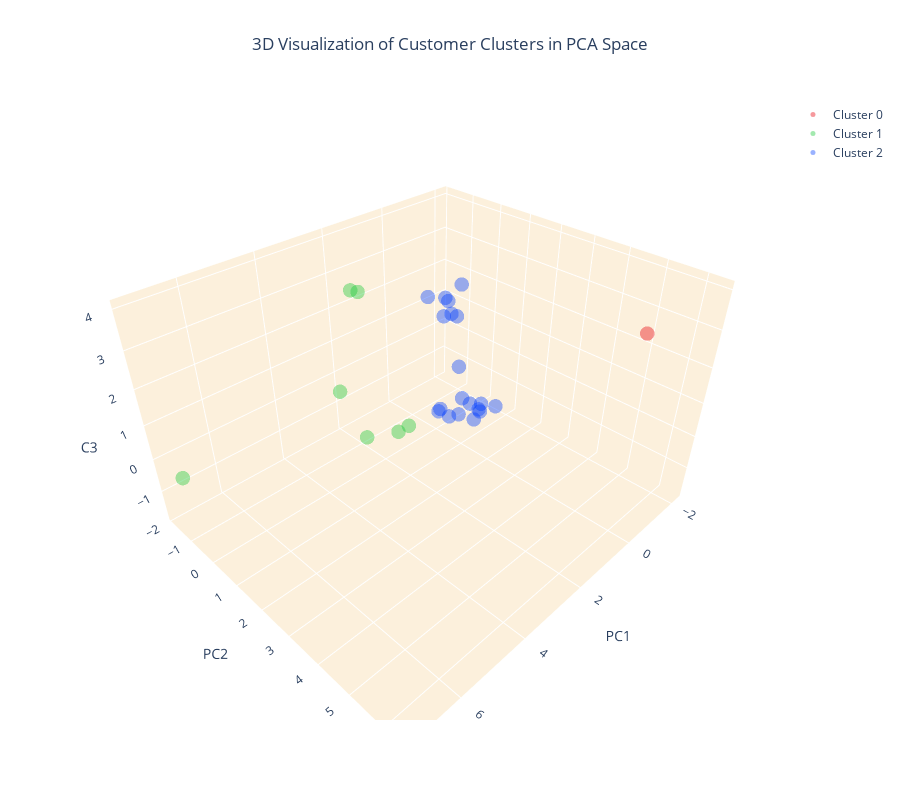

The code cell stored with this chart in its notebook:
### Markdown cell above
Set the title and layout details

### Code cell
fig.update_layout(
    title=dict(text='3D Visualization of Customer Clusters in PCA Space', x=0.5),
    scene=dict(
        xaxis=dict(backgroundcolor="#fcf0dc", gridcolor='white', title='PC1'),
        yaxis=dict(backgroundcolor="#fcf0dc", gridcolor='white', title='PC2'),
        zaxis=dict(backgroundcolor="#fcf0dc", gridcolor='white', title='PC3'),
    ),
    width=900,
    height=800
)

### Figure 1 — Plotly figure (JSON) as saved in the notebook; plotly's stock layout.template omitted (floating-point values rounded to 4 significant figures)
{"data": [{"marker": {"color": "#e8000b", "opacity": 0.4, "size": 5}, "mode": "markers", "name": "Cluster 0", "x": [0.6131], "y": [6.346], "z": [4.025], "type": "scatter3d"}, {"marker": {"color": "#1ac938", "opacity": 0.4, "size": 5}, "mode": "markers", "name": "Cluster 1", "x": [2.584, 1.782, 1.445, 2.412, 7.222, 1.525, 2.112], "y": [-1.083, 0.3092, -1.798, -0.2683, -1.321, -1.395, 1.082], "z": [0.06904, -0.9597, 2.415, -1.119, -0.3069, 2.536, -0.1818], "type": "scatter3d"}, {"marker": {"color": "#023eff", "opacity": 0.4, "size": 5}, "mode": "markers", "name": "Cluster 2", "x": [-0.6094, -1.851, -1.714, -2.13, -2.065, -0.4779, -1.72, -0.8511, 0.181, -1.884, 0.4473, -0.9754, -0.9387, -0.991, -0.2768, -1.006, -1.617, -1.266, 0.0488], "y": [0.4415, -1.347, -1.336, -1.24, -1.022, 1.245, -1.399, 0.5345, 0.3335, -1.239, 0.521, -0.05116, 0.6323, -1.341, 0.6226, 0.8272, 0.8731, 0.518, 0.5546], "z": [-0.9495, 1.075, 1.233, 0.5017, 1.65, -0.949, 0.5965, -1.21, -0.9854, 0.6773, -0.8407, -0.2587, -1.776, 1.516, -1.26, -1.149, -1.517, -1.63, -1.201], "type": "scatter3d"}], "layout": {"title": {"text": "3D Visualization of Customer Clusters in PCA Space", "x": 0.5}, "scene": {"xaxis": {"backgroundcolor": "#fcf0dc", "gridcolor": "white", "title": {"text": "PC1"}}, "yaxis": {"backgroundcolor": "#fcf0dc", "gridcolor": "white", "title": {"text": "PC2"}}, "zaxis": {"backgroundcolor": "#fcf0dc", "gridcolor": "white", "title": {"text": "PC3"}}}, "width": 900, "height": 800}}
